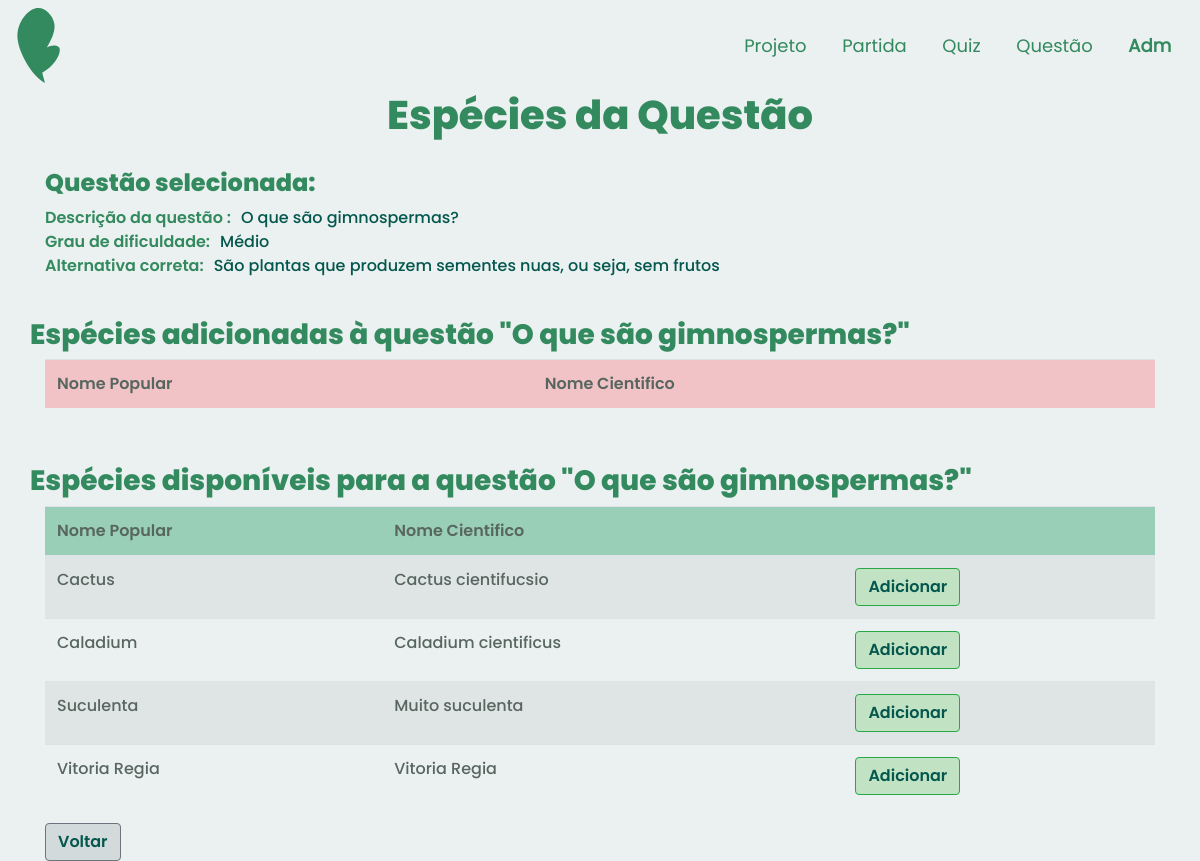
/app/controllers/QuestaoEspecieController.php?action=create&id=9, run on the app's committed database.
### tables this page shows
CREATE TABLE IF NOT EXISTS `questao` (
  `idQuestao` INT NOT NULL AUTO_INCREMENT,
  `descricaoQ` VARCHAR(200) NOT NULL,
  `grauDificuldade` ENUM("facil", "medio", "dificil") NOT NULL,
  `pontuacao` INT NOT NULL,
  `imagem` VARCHAR(255) NULL,
  PRIMARY KEY (`idQuestao`));

CREATE TABLE IF NOT EXISTS `alternativa` (
  `idAlternativa` INT NOT NULL AUTO_INCREMENT,
  `descricaoAlternativa` VARCHAR(200) NOT NULL,
  `alternativaCerta` TINYINT NOT NULL,
  `idQuestao` INT NOT NULL,
  PRIMARY KEY (`idAlternativa`),
  CONSTRAINT `fk_alternativa_questao1`
    FOREIGN KEY (`idQuestao`)
    REFERENCES `questao` (`idQuestao`)
    ON DELETE NO ACTION
    ON UPDATE NO ACTION);

CREATE TABLE `especie` (
  `idEspecie` int(11) NOT NULL,
  `nomePop` varchar(100) NOT NULL,
  `nomeCie` varchar(100) NOT NULL,
  `descricao` text NOT NULL,
  `imagemEspecie` varchar(200) NOT NULL,
  `frutifera` tinyint(1) NOT NULL,
  `comestivel` tinyint(1) NOT NULL,
  `raridade` tinyint(1) NOT NULL,
  `medicinal` tinyint(1) NOT NULL,
  `toxidade` tinyint(1) NOT NULL,
  `exotica` tinyint(1) NOT NULL
);

### app/models/QuestaoModel.php (called while the page is built, shortened)
<?php
class Questao
{
    private $idQuestao;
    private $descricaoQ;
    private $grauDificuldade;
    private $alternativas;
    public function getIdQuestao()
    {
        return $this->idQuestao;
    }
    public function setIdQuestao($idQuestao)
    {
        $this->idQuestao = $idQuestao;
        return $this;
    }
    public function getDescricaoQ()
    {
        return $this->descricaoQ;
    }
    public function setDescricaoQ($descricaoQ)
    {
        $this->descricaoQ = $descricaoQ;
        return $this;
    }
    public function getGrauDificuldadeTexto()
    {
        $grau = '';
        if ($this->grauDificuldade == 'facil')
            $grau = 'Fácil';
        elseif ($this->grauDificuldade == 'medio')
            $grau = 'Médio';
        elseif ($this->grauDificuldade == 'dificil')
            $grau = 'Difícil';
        return $grau;
    }
    public function setGrauDificuldade($grauDificuldade)
    {
        $this->grauDificuldade = $grauDificuldade;
        return $this;
    }
    public function getAlternativas()
    {
        return $this->alternativas;
    }
    public function setAlternativas($alternativas)
    {
        $this->alternativas = $alternativas;
        return $this;
    }
    public function getAlternativaCertaTexto()
    {
        $alternativas = $this->getAlternativas();
        foreach ($alternativas as $alternativa) {
            if ($alternativa->getAlternativaCerta() == 1) {
                return $alternativa->getDescricaoAlternativa();
            }
        }
        return "Nenhuma alternativa correta definida.";
    }
}

### app/dao/QuestaoDAO.php (called while the page is built, shortened)
<?php
include_once(__DIR__ . "/../models/QuestaoModel.php");
class QuestaoDAO
{
    public function findById(int $id)
    {
        $conn = Connection::getConn();
        $sql = "SELECT * FROM questao q" .
            " WHERE q.idQuestao = ?";
        $stm = $conn->prepare($sql);
        $stm->execute([$id]);
        $result = $stm->fetchAll();
        $questoes = $this->mapQuestoes($result);
        if (count($questoes) == 1)
            return $questoes[0];
        elseif (count($questoes) == 0)
            return null;
        die("QuestaoDAO.findById()" .
            " - Erro: mais de uma questão encontrada.");
    }
    private function mapQuestoes($result)
    {
        $questoes = array();
        foreach ($result as $reg) {
            $questao = new Questao();
            $questao->setIdQuestao($reg['idQuestao']);
            $questao->setDescricaoQ($reg['descricaoQ']);
            $questao->setGrauDificuldade($reg['grauDificuldade']);
            $questao->setPontuacao($reg['pontuacao']);
            $questao->setImagem($reg['imagem']);
            array_push($questoes, $questao);
        }
        return $questoes;
    }
}

### app/models/AlternativaModel.php (called while the page is built, shortened)
<?php
class Alternativa
{
    private $descricaoAlternativa;
    private $alternativaCerta;
    public function getDescricaoAlternativa()
    {
        return $this->descricaoAlternativa;
    }
    public function setDescricaoAlternativa($descricaoAlternativa)
    {
        $this->descricaoAlternativa = $descricaoAlternativa;
        return $this;
    }
    public function getAlternativaCerta()
    {
        return $this->alternativaCerta;
    }
    public function setAlternativaCerta($alternativaCerta)
    {
        $this->alternativaCerta = $alternativaCerta;
        return $this;
    }
}

### app/dao/AlternativaDAO.php (called while the page is built, shortened)
<?php
include_once(__DIR__ . "/../models/AlternativaModel.php");
class AlternativaDAO
{
    public function findAllByQuestao($idQuestao)
    {
        $conn = Connection::getConn();
        $sql = "SELECT * FROM alternativa WHERE idQuestao = :idQuestao ORDER BY idAlternativa";
        $stm = $conn->prepare($sql);
        $stm->bindValue("idQuestao", $idQuestao);
        $stm->execute();
        $result = $stm->fetchAll(PDO::FETCH_ASSOC);
        return $this->mapAlternativas($result);
    }
    private function mapAlternativas($result)
    {
        $alternativas = array();
        foreach ($result as $reg) {
            $alt = new Alternativa();
            $alt->setIdAlternativa($reg['idAlternativa']);
            $alt->setDescricaoAlternativa($reg['descricaoAlternativa']);
            $alt->setAlternativaCerta($reg['alternativaCerta']);
            array_push($alternativas, $alt);
        }
        return $alternativas;
    }
}

### app/models/EspecieModel.php (called while the page is built, shortened)
<?php
class Especie
{
	private $IdEspecie;
	private $NomePopular;
	private $NomeCientifico;
	public function getIdEspecie()
	{
		return $this->IdEspecie;
	}
	public function setIdEspecie($IdEspecie)
	{
		$this->IdEspecie = $IdEspecie;
		return $this;
	}
	public function getNomePopular()
	{
		return $this->NomePopular;
	}
	public function setNomePopular($NomePopular)
	{
		$this->NomePopular = $NomePopular;
		return $this;
	}
	public function getNomeCientifico()
	{
		return $this->NomeCientifico;
	}
	public function setNomeCientifico($NomeCientifico)
	{
		$this->NomeCientifico = $NomeCientifico;
		return $this;
	}
}

### app/dao/EspecieDAO.php (called while the page is built, shortened)
<?php
include_once(__DIR__."/../models/EspecieModel.php");
class EspecieDAO {
    private function mapEspecies($resultSql) {
            $especies = array();
            foreach ($resultSql as $reg):
            $especie = new Especie();
            $especie->setIdEspecie($reg['idEspecie']);
            $especie->setNomePopular($reg['nomePop']);
            $especie->setNomeCientifico($reg['nomeCie']);
            $especie->setDescricao($reg['descricao']);
            $especie->setImagemEspecie($reg['imagemEspecie']);
            $especie->setFrutifera($reg['frutifera']);
            $especie->setComestivel($reg['comestivel']);
            $especie->setRaridade($reg['raridade']);
            $especie->setMedicinal($reg['medicinal']);
            $especie->setToxidade($reg['toxidade']);
            $especie->setExotica($reg['exotica']);
            array_push($especies, $especie);
        endforeach;
        return $especies;
}
    public function list() {
        $conn = Connection::getConn();
        $sql = EspecieDAO::SQL_ESPECIE .
                " ORDER BY e.nomeCie";
        $stm = $conn->prepare($sql);
        $stm->execute();
        $result = $stm->fetchAll();
        return $this->mapEspecies($result);
    }
}
?>

### app/views/questaoEspecie/form.php (the view, shortened to what this page needs)
<!DOCTYPE html>
<html lang="en">
<head>
    <?php require_once(__DIR__ . "/../../bootstrap/header.php"); ?>
    <link rel="stylesheet" href="<?php echo BASEURL; ?>/views/css/form.css">
</head>
<body>
    <?php require_once(__DIR__ . "/../../bootstrap/navADMMeninas.php"); ?>
    <div class="container">
        <h1 id="quest" class=" text-center tituloPagina">
            Espécies da Questão </h1>
        <div class="row" style="margin-top: 30px;">
            <div class="col-md-6 d-flex align-items-stretch">
                <h4 id="quest" class=" text-left tituloPagina">
                    Questão selecionada:</h4>
            </div>
            <div class="col-md-6 d-flex align-items-stretch">
            </div>
        </div>
        <div class="row">
            <div class="col-md-12 d-flex align-items-stretch">
                <span style='font-weight: bold; margin-right: 10px;' class="nomeAtributo">Descrição da questão : </span>
                <span class="dadoAtributo"><?= $dados['questao'] ? $dados['questao']->getDescricaoQ() : '---'; ?></span>
            </div>
        </div>
        <div class="row">
            <div class="col-md-12 d-flex align-items-stretch">
                <span style='font-weight: bold; margin-right: 10px;' class="nomeAtributo">Grau de dificuldade: </span>
                <span class="dadoAtributo"><?= $dados['questao'] ? $dados['questao']->getGrauDificuldadeTexto() : '---';; ?></span>
            </div>
        </div>
        <div class="row">
            <div class="col-md-12 d-flex align-items-stretch">
                <span style='font-weight: bold; margin-right: 10px;' class="nomeAtributo">Alternativa correta: </span>
                <span class="dadoAtributo"><?= $dados['questao'] ? $dados['questao']->getAlternativaCertaTexto() : '---';; ?></span>
            </div>
        </div>
        <div class="row" style="margin-top: 40px;">
            <h3 id="quest" class=" text-left tituloPagina">
                Espécies adicionadas à questão "<span><?= $dados['questao'] ? $dados['questao']->getDescricaoQ() : '---'; ?></span>"</h3>
            <div class="col-md-12 d-flex align-items-stretch">
                <table class="table table-striped">
                    <thead>
                        <tr class="atributoTabelaAdicionada">
                            <td>Nome Popular</td>
                            <td>Nome Cientifico</td>
                            <td></td>
                        </tr>
                    </thead>
                </table>
            </div>
        </div>
        <div class="row" style="margin-top: 40px;">
            <h3 id="quest" class=" text-left tituloPagina">
                Espécies disponíveis para a questão "<span><?= $dados['questao'] ? $dados['questao']->getDescricaoQ() : '---'; ?></span>"</h3>
            <div class="col-md-12 d-flex align-items-stretch">
                <table class="table table-striped ">
                    <thead>
                        <tr class="atributoTabelaDisponivel">
                            <td>Nome Popular</td>
                            <td>Nome Cientifico</td>
                            <td></td>
                        </tr>
                    </thead>
                    <tbody>
                        <?php foreach ($dados['listaEspecie'] as $especie) : ?>
                            <tr class="dadoTabelaDisponivel">
                                <td><?= $especie->getNomePopular(); ?></td>
                                <td><?= $especie->getNomeCientifico(); ?></td>
                                <td><a href='QuestaoespecieController.php?action=add&idEspecie=<?= $especie->getIdEspecie(); ?>&idQuestao=<?= $dados['questao'] ? $dados['questao']->getIdQuestao() : '0'; ?>' class="btn btn-success botaoGravar">Adicionar</a> </td>
                            </tr>
                        <?php endforeach; ?>
                    </tbody>
                </table>
            </div>
        </div>
        <a href="javascript:history.back()" class="btn btn-secondary botaoVoltar">Voltar</a>
    </div>
</body>
</html>

### app/views/css/cabecalho.css (style rules this page uses)
:root { --principal: #338a5f; --verdao: #04574d; --branco: #ebf0f1; --branquinho: #ebf0f14b; --destaque: #f58c95; --rosinha: #f0b6bc; --cinza: #586660; --cinzinha: #d3dadb; width: 100%; height: 100%; font-family: Poppins-regular, Roboto; }

### app/views/css/form.css (style rules this page uses)
:root { --principal: hsl(150, 46%, 37%); --verdao: #04574d; --verdinho: #9acfb7; --branco: #ebf0f1; --branquinho: #ebf0f14b; --destaque: #f58c95; --rosinha: #f0b6bc; --rosinhasinha: #f1c3c7; --cinza: #586660; --cinzinha: #d3dadb; --vermelho: #c27e7e; width: 100%; height: 100%; font-family: Poppins-regular, Roboto; }
.tituloPagina { font-weight: 600; color: var(--principal); font-family: "Poppins"; }
.nomeAtributo { font-weight: 700; color: var(--principal); font-family: "Poppins-semibold"; }
.dadoAtributo { font-weight: 500; color: var(--verdao); font-family: "Poppins-medium"; }
.atributoTabelaDisponivel { background-color: var(--verdinho); border-radius: 7px; color: var(--cinza); font-family: "Poppins-semibold"; }
.dadoTabelaDisponivel { border-radius: 7px; color: var(--cinza); font-family: "Poppins-medium"; }
.atributoTabelaAdicionada { background-color: var( --rosinhasinha ); border-radius: 7px; color: var(--cinza); font-family: "Poppins-semibold"; }
.botaoGravar { background-color: #c2e2c4; color: var(--verdao); font-family: "Poppins-semibold"; }
.botaoVoltar { background-color: var(--cinzinha); color: var(--verdao); font-family: "Poppins-semibold"; }
body { background-color: var(--branco); }
.container { flex: 1; }

### data on the page
questao: descricaoQ "O que são gimnospermas?", grauDificuldade "Médio"
alternativa: descricaoAlternativa "São plantas que produzem sementes nuas, ou seja, sem frutos"
especie: nomePop "Cactus", nomeCie "Cactus cientifucsio"
especie: nomePop "Caladium", nomeCie "Caladium cientificus"
especie: nomePop "Suculenta", nomeCie "Muito suculenta"
especie: nomePop "Vitoria Regia", nomeCie "Vitoria Regia"
